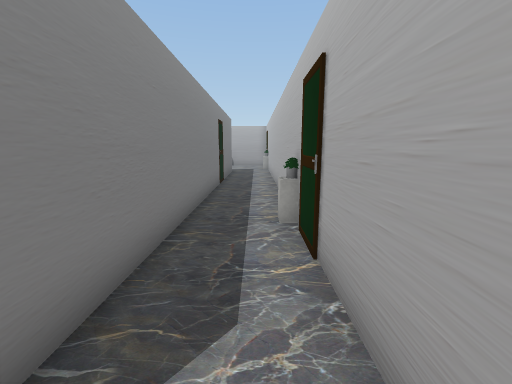
view 1 (above)

20 first-person views from a walk through a Unity game level. The camera is 1.5 m above the floor, tilts 10° down and sees 90° across. The floor is counted in squares, 0.9 m on a side. Each view is taken from the middle of a square. On the plan, view 1 faces up. The plan holds only what a view shows up to about 14 squares ahead; the rest is blank. The place goes on beyond the plan. The player character is not drawn. Some animated figures are left out. Door leaves are left out, so doorways stand open. Some surface patterns are stand-ins.

view 2
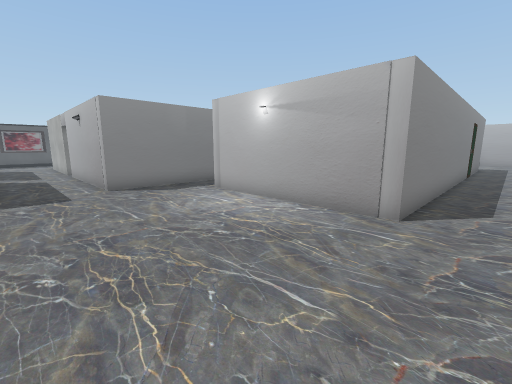

view 3
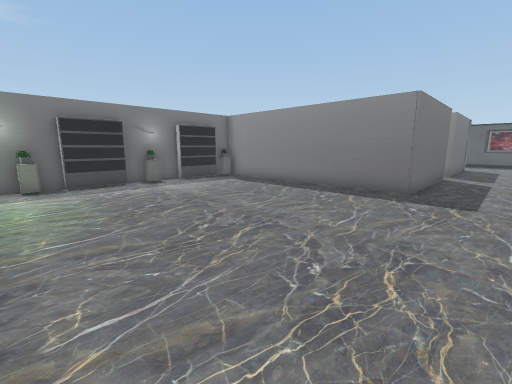

view 4
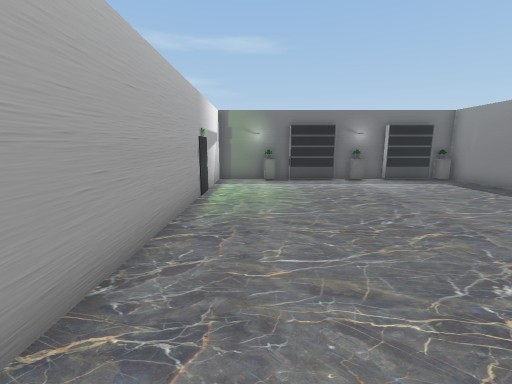

view 5
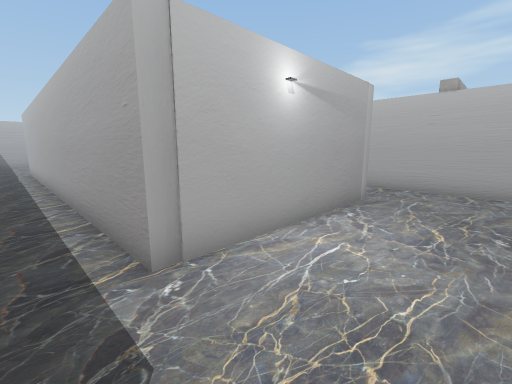

view 6
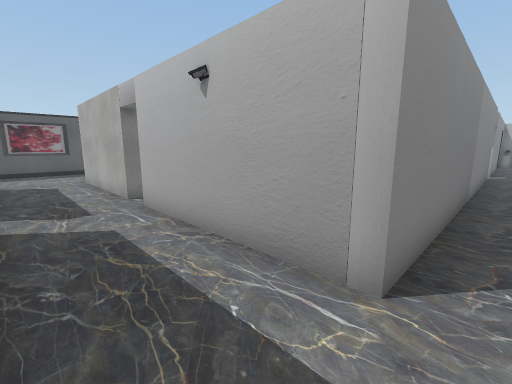

view 7
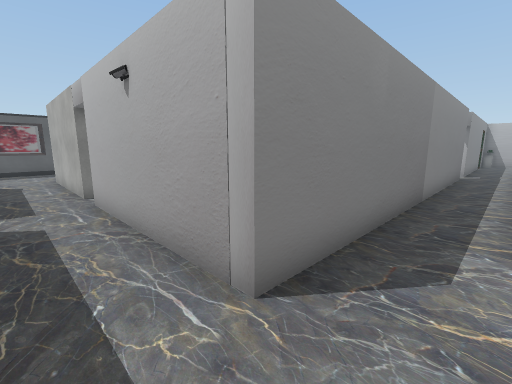

view 8
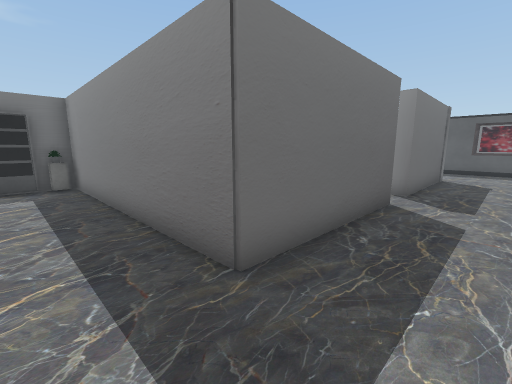

view 9
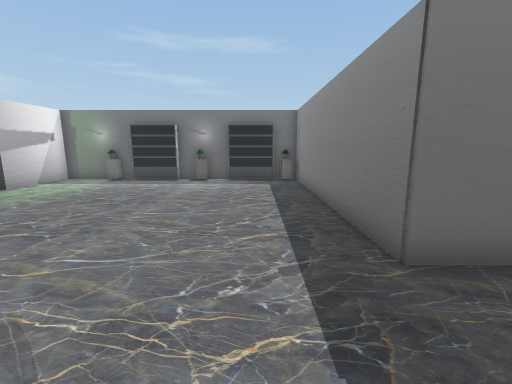

view 10
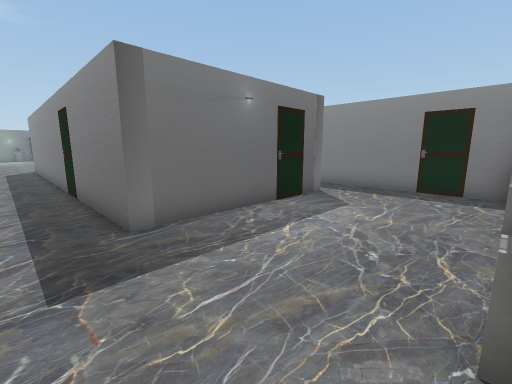

view 11
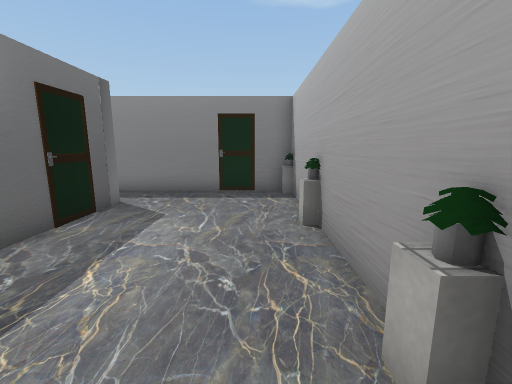

view 12
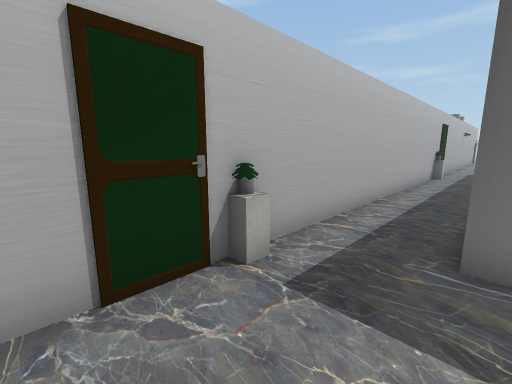

view 13
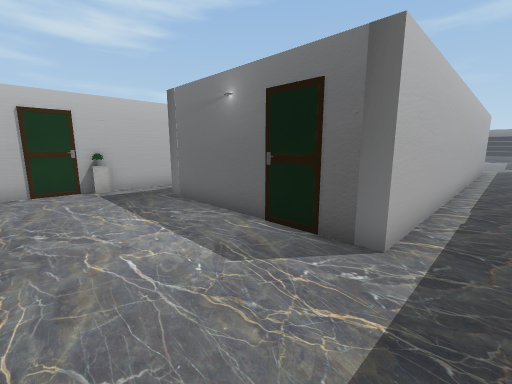

view 14
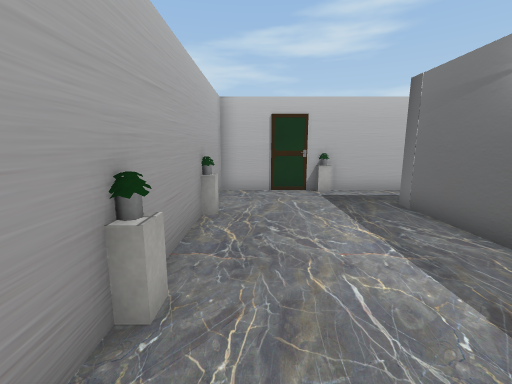

view 15
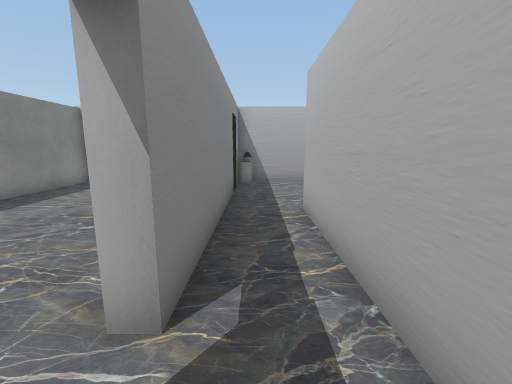

view 16
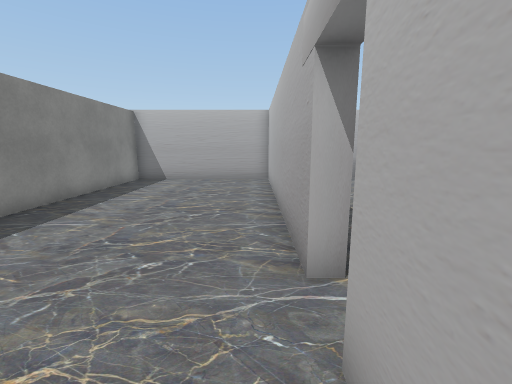

view 17
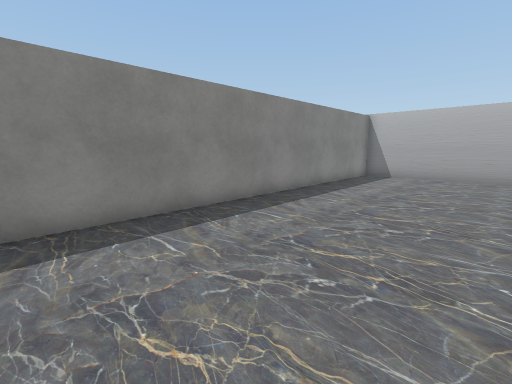

view 18
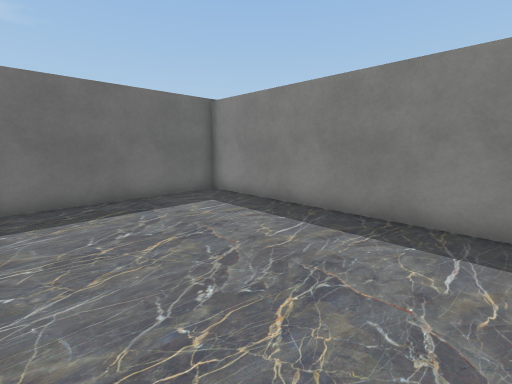

view 19
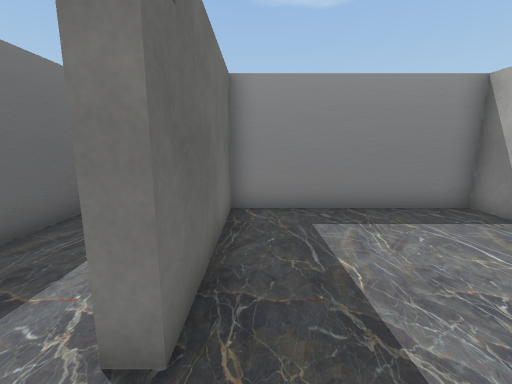

view 20
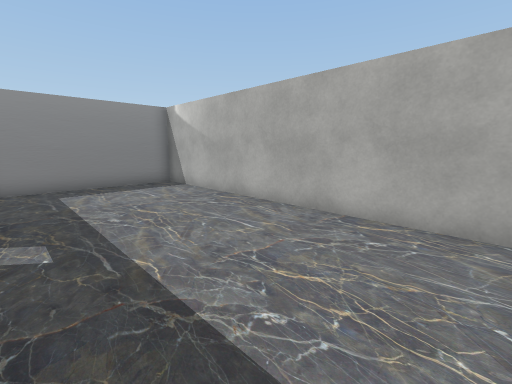

### Floor plan
Points are (right, up) in squares from view 1. A wall is a line through its corners. A room is listed if a view was taken in it or the views show most of it. See-through windows are left out.
Room 1 (views 1, 10, 11, 12, 13, 14, 15)
walls: (-10.8, 11.8) (-10.8, -0.4); (0.9, 19.4) (0.9, 23.4) (-10.8, 23.4) (-10.8, 13.1); (0.9, 6.4) (0.9, 18.4); (-8.7, 0.2) (-8.7, 17.8) (-1.7, 17.8) (-1.7, 0.2); (0.9, -0.6) (0.9, 5.4)
ways out: opening at (-9.5, 0) to room 2; opening at (-0.5, 0.5) to room 2; open door at (-11, 12.5) to room 3
objects: other object (-10, 23); other object (-7, 23); other object (-3, 23)
Room 2 (views 2, 3, 4, 5, 6, 7, 8, 9)
walls: (-11.1, -6.4) (-11.1, -16.4) (-9.9, -16.4); (0.9, -3.1) (0.9, -0.6); (-2.9, -16.4) (0.9, -16.4) (0.9, -4.6); (-1.7, 0.2) (-8.7, 0.2); (-7.8, -16.4) (-4.9, -16.4); (-10.8, -0.4) (-10.8, -3.2)
ways out: opening at (-9.5, 0) to room 1; opening at (-0.5, 0.5) to room 1; open door at (-11, -5)
objects: other object (-11, -16); shelf (-9, -16) to (-8, -16); other object (-6, -16); shelf (-5, -16) to (-3, -16); other object (-2, -16)
Room 3 (views 16, 17, 18)
walls: (-11.3, 13.1) (-11.3, 22.9); (-11.3, 10.5) (-11.3, 11.8); (-11.2, 23.4) (-18.1, 23.4) (-18.1, 4.4) (-11.9, 4.4)
ways out: open door at (-11, 12.5) to room 1
Room 4 (views 19, 20)
walls: (-11.8, 3.9) (-23.9, 3.9) (-23.9, -2.7) (-18.7, -2.7)
ways out: open door at (-18, -3)

Where each view was taken, in squares from view 1:
view 1: 0 up, 0 right, facing up
view 2: 6 down, 0 right, facing up-left
view 3: 4 down, 1 left, facing down-left
view 4: 3 down, 1 left, facing down
view 5: 3 down, 10 left, facing up-right
view 6: 6 down, 10 left, facing up-left
view 7: 5 down, 9 left, facing up-left
view 8: 4 down, 9 left, facing down-left
view 9: 3 down, 9 left, facing down
view 10: 23 up, 0 right, facing down-left
view 11: 22 up, 1 left, facing left
view 12: 22 up, 2 left, facing down-right
view 13: 22 up, 10 left, facing down-right
view 14: 22 up, 9 left, facing right
view 15: 11 up, 10 left, facing up
view 16: 10 up, 12 left, facing up
view 17: 8 up, 12 left, facing up-left
view 18: 13 up, 12 left, facing down-left
view 19: 2 down, 17 left, facing left
view 20: 2 down, 12 left, facing up-left
